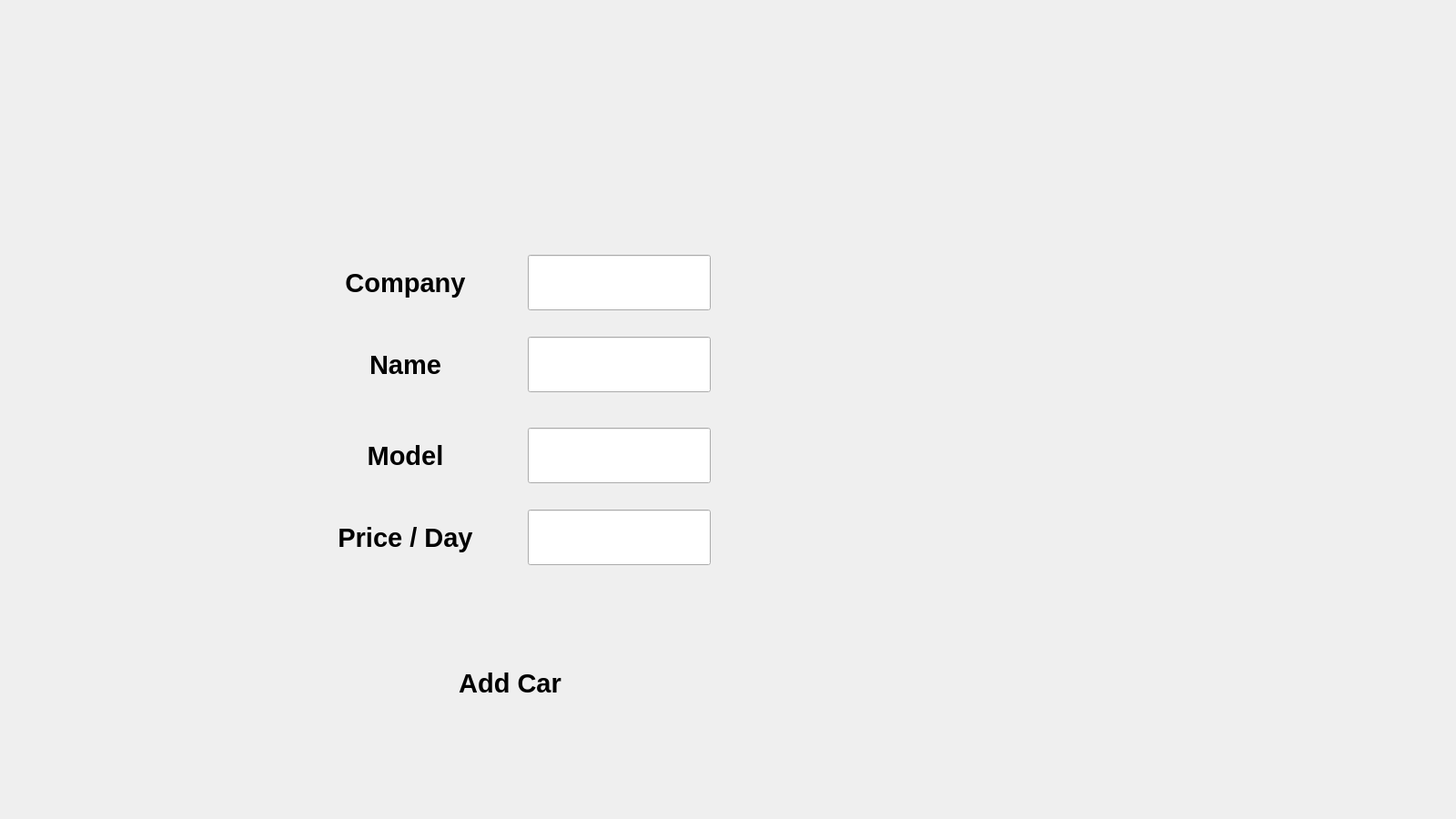
<?xml version="1.0" encoding="UTF-8"?>
<ui version="4.0">
 <class>Admin_add_car</class>
 <widget class="QWidget" name="Admin_add_car">
  <property name="geometry">
   <rect>
    <x>0</x>
    <y>0</y>
    <width>1600</width>
    <height>900</height>
   </rect>
  </property>
  <property name="windowTitle">
   <string>Form</string>
  </property>
  <widget class="QLabel" name="label">
   <property name="geometry">
    <rect>
     <x>0</x>
     <y>0</y>
     <width>1600</width>
     <height>900</height>
    </rect>
   </property>
   <property name="styleSheet">
    <string notr="true">background-image: url(:/User_Menu.jpg);</string>
   </property>
   <property name="text">
    <string/>
   </property>
  </widget>
  <widget class="QLabel" name="company">
   <property name="geometry">
    <rect>
     <x>340</x>
     <y>280</y>
     <width>211</width>
     <height>61</height>
    </rect>
   </property>
   <property name="font">
    <font>
     <pointsize>22</pointsize>
     <bold>true</bold>
    </font>
   </property>
   <property name="text">
    <string>Company</string>
   </property>
   <property name="alignment">
    <set>Qt::AlignmentFlag::AlignCenter</set>
   </property>
  </widget>
  <widget class="QLineEdit" name="company_edit">
   <property name="geometry">
    <rect>
     <x>580</x>
     <y>280</y>
     <width>201</width>
     <height>61</height>
    </rect>
   </property>
   <property name="text">
    <string/>
   </property>
  </widget>
  <widget class="QLabel" name="name">
   <property name="geometry">
    <rect>
     <x>340</x>
     <y>370</y>
     <width>211</width>
     <height>61</height>
    </rect>
   </property>
   <property name="font">
    <font>
     <pointsize>22</pointsize>
     <bold>true</bold>
    </font>
   </property>
   <property name="text">
    <string>Name</string>
   </property>
   <property name="alignment">
    <set>Qt::AlignmentFlag::AlignCenter</set>
   </property>
  </widget>
  <widget class="QLineEdit" name="name_edit">
   <property name="geometry">
    <rect>
     <x>580</x>
     <y>370</y>
     <width>201</width>
     <height>61</height>
    </rect>
   </property>
   <property name="text">
    <string/>
   </property>
  </widget>
  <widget class="QLabel" name="model">
   <property name="geometry">
    <rect>
     <x>340</x>
     <y>470</y>
     <width>211</width>
     <height>61</height>
    </rect>
   </property>
   <property name="font">
    <font>
     <pointsize>22</pointsize>
     <bold>true</bold>
    </font>
   </property>
   <property name="text">
    <string>Model</string>
   </property>
   <property name="alignment">
    <set>Qt::AlignmentFlag::AlignCenter</set>
   </property>
  </widget>
  <widget class="QLineEdit" name="model_edit">
   <property name="geometry">
    <rect>
     <x>580</x>
     <y>470</y>
     <width>201</width>
     <height>61</height>
    </rect>
   </property>
   <property name="text">
    <string/>
   </property>
  </widget>
  <widget class="QLabel" name="price">
   <property name="geometry">
    <rect>
     <x>340</x>
     <y>560</y>
     <width>211</width>
     <height>61</height>
    </rect>
   </property>
   <property name="font">
    <font>
     <pointsize>22</pointsize>
     <bold>true</bold>
    </font>
   </property>
   <property name="text">
    <string>Price / Day</string>
   </property>
   <property name="alignment">
    <set>Qt::AlignmentFlag::AlignCenter</set>
   </property>
  </widget>
  <widget class="QLineEdit" name="price_edit">
   <property name="geometry">
    <rect>
     <x>580</x>
     <y>560</y>
     <width>201</width>
     <height>61</height>
    </rect>
   </property>
   <property name="text">
    <string/>
   </property>
  </widget>
  <widget class="QPushButton" name="login">
   <property name="geometry">
    <rect>
     <x>410</x>
     <y>720</y>
     <width>301</width>
     <height>61</height>
    </rect>
   </property>
   <property name="font">
    <font>
     <pointsize>22</pointsize>
     <italic>false</italic>
     <bold>true</bold>
    </font>
   </property>
   <property name="text">
    <string>Add Car</string>
   </property>
   <property name="flat">
    <bool>true</bool>
   </property>
  </widget>
 </widget>
 <resources/>
 <connections/>
</ui>
